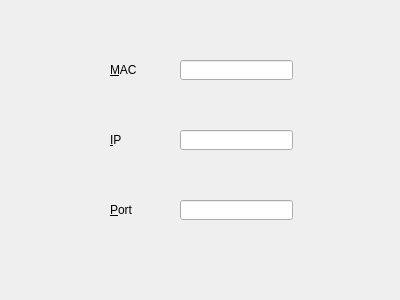
<?xml version="1.0" encoding="UTF-8"?>
<ui version="4.0">
 <class>Widget</class>
 <widget class="QWidget" name="Widget">
  <property name="geometry">
   <rect>
    <x>0</x>
    <y>0</y>
    <width>400</width>
    <height>300</height>
   </rect>
  </property>
  <property name="windowTitle">
   <string>Widget</string>
  </property>
  <widget class="QLabel" name="label">
   <property name="geometry">
    <rect>
     <x>110</x>
     <y>60</y>
     <width>54</width>
     <height>20</height>
    </rect>
   </property>
   <property name="text">
    <string>&amp;MAC</string>
   </property>
   <property name="buddy">
    <cstring>lineEditMAC</cstring>
   </property>
  </widget>
  <widget class="QLineEdit" name="lineEditMAC">
   <property name="geometry">
    <rect>
     <x>180</x>
     <y>60</y>
     <width>113</width>
     <height>20</height>
    </rect>
   </property>
  </widget>
  <widget class="QLineEdit" name="lineEditIP">
   <property name="geometry">
    <rect>
     <x>180</x>
     <y>130</y>
     <width>113</width>
     <height>20</height>
    </rect>
   </property>
  </widget>
  <widget class="QLabel" name="label_2">
   <property name="geometry">
    <rect>
     <x>110</x>
     <y>130</y>
     <width>54</width>
     <height>20</height>
    </rect>
   </property>
   <property name="text">
    <string>&amp;IP</string>
   </property>
   <property name="buddy">
    <cstring>lineEditIP</cstring>
   </property>
  </widget>
  <widget class="QLabel" name="label_3">
   <property name="geometry">
    <rect>
     <x>110</x>
     <y>200</y>
     <width>54</width>
     <height>20</height>
    </rect>
   </property>
   <property name="text">
    <string>&amp;Port</string>
   </property>
   <property name="buddy">
    <cstring>lineEditPort</cstring>
   </property>
  </widget>
  <widget class="QLineEdit" name="lineEditPort">
   <property name="geometry">
    <rect>
     <x>180</x>
     <y>200</y>
     <width>113</width>
     <height>20</height>
    </rect>
   </property>
  </widget>
 </widget>
 <layoutdefault spacing="6" margin="11"/>
 <resources/>
 <connections/>
</ui>
